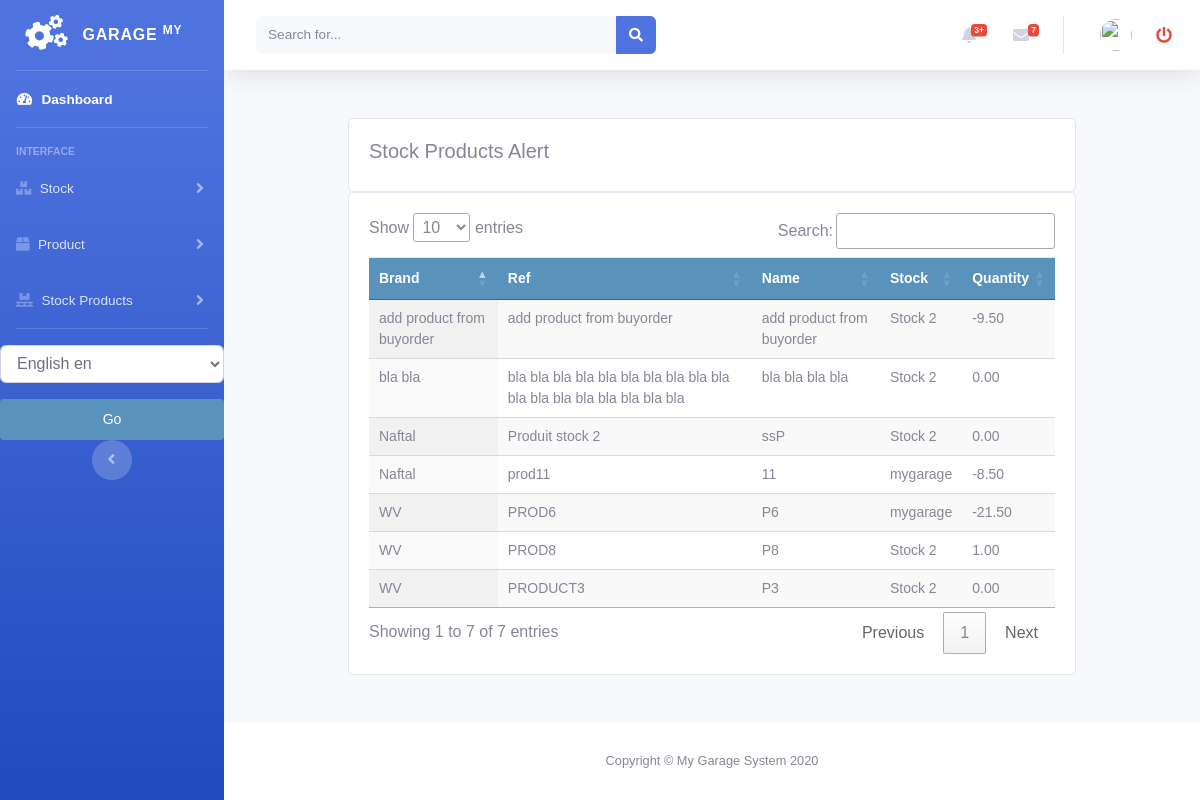
The app's page /stock/stockproduct_stockalert with its own data.
### stock/models.py (models this page shows, shortened)
class StockProduct(models.Model):
    product = models.ForeignKey(Product, null=True, on_delete=models.CASCADE)
    quantity = models.DecimalField(max_digits=10, decimal_places=2, default=0)
    stock = models.ForeignKey(Stock, null=True, on_delete=models.CASCADE)
    class Meta:
        ordering = ('product',)
        verbose_name = 'stockproduct'
        verbose_name_plural = 'stockproducts'

class Stock(models.Model):
    name = models.CharField(max_length=250, null=True)
    class Meta:
        ordering = ('name',)
        verbose_name = 'stock'
        verbose_name_plural = 'stocks'
    def __str__(self):
        return self.name

### product/models.py (models this page shows, shortened)
class Product(models.Model):
    brand = models.CharField(max_length=250, null=True)
    name = models.CharField(max_length=250, null=True)
    ref = models.CharField(max_length=250, null=True)
    desc = models.CharField(max_length=250, null=True, blank=True)
    image = models.ImageField(upload_to='products/%Y/%m/%d', blank=True, )
    buyprice = models.DecimalField(max_digits=10, null=True, decimal_places=2, default=0)
    sellprice = models.DecimalField(max_digits=10, null=True, decimal_places=2, default=0)
    alert_quantity = models.PositiveIntegerField(default=1, blank=True, null=True)
    stock = models.ForeignKey('stock.Stock', blank=False, null=False, on_delete=models.CASCADE, default=1)
    class Meta:
        ordering = ('name',)
        verbose_name = 'product'
        verbose_name_plural = 'products'

### stock/views.py (the view)
# urls.py: path('stockproduct_stockalert', views.stockproduct_quantityalert, name='stockproduct_stockalert'),
def stockproduct_quantityalert(request):
    products = Product.objects.all()
    for product in products:
        stockproductsalert = StockProduct.objects.all().filter(quantity__lte=product.alert_quantity)
    context = {
        'stockproductsalert': stockproductsalert,
    }
    return render(request, 'stockproduct/stock_alert_list.html', context)

### accounts/templatetags/erpextra.py (called while the page is built)
@register.filter(name='has_group')
def has_group(user, group_name):
    group = Group.objects.get(name=group_name)
    return True if group in user.groups.all() else False

### stock/templates/stockproduct/stock_alert_list.html (shortened to what this page needs)
{% extends 'home.html' %}
{% load static %}
{% load i18n %}
{% block content %}
<br>
<div class="container">
    <div class="row">
    <div class="col-md">
        <div class="card card-body">
            <h5>{% trans "Stock Products Alert" %}</h5>
        </div>
        <div class="card card-body">
            <table id="table_id" class="table display text-center">
               <thead>
               <tr>
                    <th>{% trans "Brand" %}</th>
                    <th>{% trans "Ref" %}</th>
                    <th>{% trans "Name" %}</th>
                    <th>{% trans "Stock" %}</th>
                    <th>{% trans "Quantity" %}</th>
                </tr>
               </thead>
                <tbody>
                {% for prod in stockproductsalert %}
                <tr>
                    <td>
                       {{prod.product.brand}}
                   </td>
                    <td>
                       {{prod.product.name}}
                   </td>
                    <td>
                       {{prod.product.ref}}
                   </td>
                    <td>
                       {{prod.stock}}
                   </td>
                    <td>
                       {{prod.quantity}}
                   </td>
                </tr>
                {% endfor %}
                </tbody>
            </table>
        </div>
    </div>
</div>
</div>
{% endblock %}
{% block jsscript %}
<link rel="stylesheet" href="https://ajax.googleapis.com/ajax/libs/jqueryui/1.12.1/themes/smoothness/jquery-ui.css">
<link rel="stylesheet" href="https://cdnjs.cloudflare.com/ajax/libs/chosen/1.8.7/chosen.min.css"/>
<link rel="stylesheet" type="text/css" href="https://cdn.datatables.net/1.10.22/css/jquery.dataTables.css">
{% endblock %}

### static/css/main.css (style rules this page uses)
body { margin:0; padding:0; font-family:helvetica, sans-serif; }
h1, h2, h3, h4, h5 , h6 { font-family: 'Ubuntu', sans-serif; font-weight:normal; }
table { width:100%; border-spacing:0; border-collapse: collapse; }
table th, table td { text-align:left; font-size:14px; padding:10px; margin:0; }
tbody tr:nth-child(odd) { background:#efefef; }
thead th, tbody tr.total { background:#5993bb; color:#fff; font-weight:bold; }

### records on screen
StockProduct: product.brand "WV", product.name "PROD6", product.ref "P6", stock "mygarage", quantity "-21.50"
StockProduct: product.brand "WV", product.name "PROD8", product.ref "P8", stock "Stock 2", quantity "1.00"
StockProduct: product.brand "WV", product.name "PRODUCT3", product.ref "P3", stock "Stock 2", quantity "0.00"
StockProduct: product.brand "Naftal", product.name "Produit stock 2", product.ref "ssP", stock "Stock 2", quantity "0.00"
StockProduct: product.brand "add product from buyorder", product.name "add product from buyorder", product.ref "add product from buyorder", stock "Stock 2", quantity "-9.50"
StockProduct: product.brand "bla bla", product.name "bla bla bla bla bla bla bla bla bla bla bla bla bla bla bla bla bla bla", product.ref "bla bla bla bla", stock "Stock 2", quantity "0.00"
StockProduct: product.brand "Naftal", product.name "prod11", product.ref "11", stock "mygarage", quantity "-8.50"
